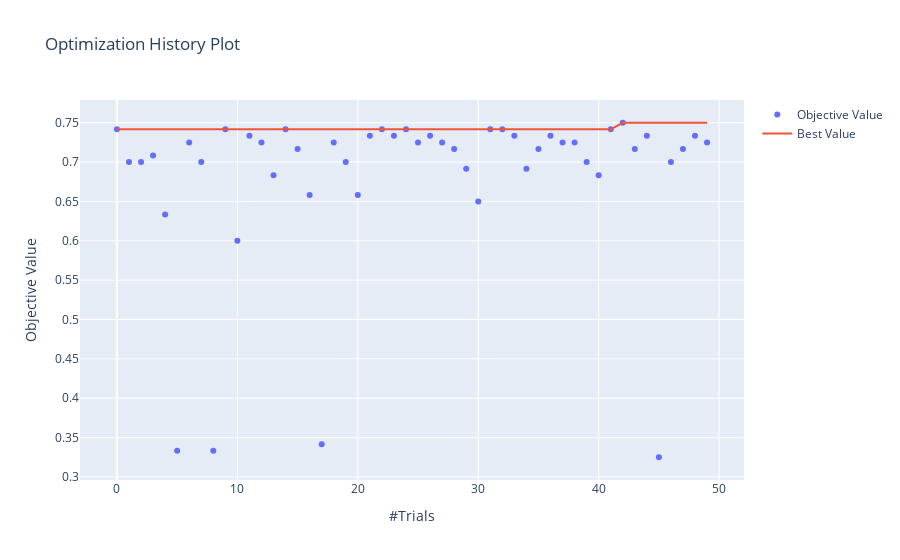

The cell this chart's notebook holds for it:
### Markdown cell above
# TPE

### Code cell
optuna.visualization.plot_optimization_history(study)
